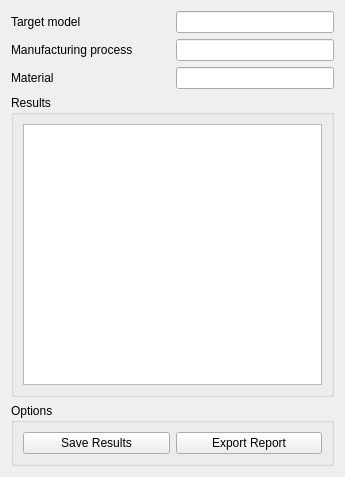
<?xml version="1.0" encoding="UTF-8"?>
<ui version="4.0">
 <class>Form</class>
 <widget class="QWidget" name="Form">
  <property name="geometry">
   <rect>
    <x>0</x>
    <y>0</y>
    <width>345</width>
    <height>477</height>
   </rect>
  </property>
  <property name="windowTitle">
   <string>Form</string>
  </property>
  <layout class="QVBoxLayout" name="verticalLayout">
   <item>
    <layout class="QGridLayout" name="gridLayout" columnstretch="1,1">
     <item row="1" column="1">
      <widget class="QLineEdit" name="leProcess">
       <property name="toolTip">
        <string>&lt;html&gt;&lt;head/&gt;&lt;body&gt;&lt;p&gt;The manufacturing process the design was checked against.&lt;/p&gt;&lt;/body&gt;&lt;/html&gt;</string>
       </property>
      </widget>
     </item>
     <item row="0" column="0">
      <widget class="QLabel" name="lTarget">
       <property name="text">
        <string>Target model</string>
       </property>
      </widget>
     </item>
     <item row="1" column="0">
      <widget class="QLabel" name="lProcess">
       <property name="text">
        <string>Manufacturing process</string>
       </property>
      </widget>
     </item>
     <item row="0" column="1">
      <widget class="QLineEdit" name="leTarget">
       <property name="toolTip">
        <string>&lt;html&gt;&lt;head/&gt;&lt;body&gt;&lt;p&gt;The model the analysis was run on.&lt;/p&gt;&lt;/body&gt;&lt;/html&gt;</string>
       </property>
      </widget>
     </item>
     <item row="2" column="0">
      <widget class="QLabel" name="lMaterial">
       <property name="text">
        <string>Material</string>
       </property>
      </widget>
     </item>
     <item row="2" column="1">
      <widget class="QLineEdit" name="leMaterial">
       <property name="toolTip">
        <string>&lt;html&gt;&lt;head/&gt;&lt;body&gt;&lt;p&gt;The material of the design.&lt;/p&gt;&lt;p&gt;&lt;br/&gt;&lt;/p&gt;&lt;p&gt;This may affect parameters the design is checked against, such as minimum thickness. &lt;/p&gt;&lt;p&gt;The parameters are editable in the Rule Manager.&lt;/p&gt;&lt;/body&gt;&lt;/html&gt;</string>
       </property>
      </widget>
     </item>
    </layout>
   </item>
   <item>
    <widget class="QGroupBox" name="groupBox_2">
     <property name="title">
      <string>Results</string>
     </property>
     <layout class="QHBoxLayout" name="horizontalLayout">
      <item>
       <layout class="QGridLayout" name="gridLayout_3">
        <item row="0" column="0">
         <widget class="QTreeView" name="tvResults"/>
        </item>
       </layout>
      </item>
     </layout>
    </widget>
   </item>
   <item>
    <widget class="QGroupBox" name="groupBox">
     <property name="title">
      <string>Options</string>
     </property>
     <layout class="QVBoxLayout" name="verticalLayout_2">
      <item>
       <layout class="QGridLayout" name="gridLayout_2">
        <item row="0" column="0">
         <widget class="QPushButton" name="pbSaveResults">
          <property name="toolTip">
           <string>&lt;html&gt;&lt;head/&gt;&lt;body&gt;&lt;p&gt;Saves the results to a local file so that the results can be reviewed later.&lt;/p&gt;&lt;/body&gt;&lt;/html&gt;</string>
          </property>
          <property name="text">
           <string>Save Results</string>
          </property>
         </widget>
        </item>
        <item row="0" column="1">
         <widget class="QPushButton" name="pbExportResults">
          <property name="maximumSize">
           <size>
            <width>165</width>
            <height>16777215</height>
           </size>
          </property>
          <property name="toolTip">
           <string>&lt;html&gt;&lt;head/&gt;&lt;body&gt;&lt;p&gt;Exports a report of the DFM analysis results to a CSV file to be viewed in a spreadsheet editor.&lt;/p&gt;&lt;/body&gt;&lt;/html&gt;</string>
          </property>
          <property name="text">
           <string>Export Report</string>
          </property>
         </widget>
        </item>
       </layout>
      </item>
     </layout>
    </widget>
   </item>
  </layout>
 </widget>
 <resources/>
 <connections/>
</ui>
